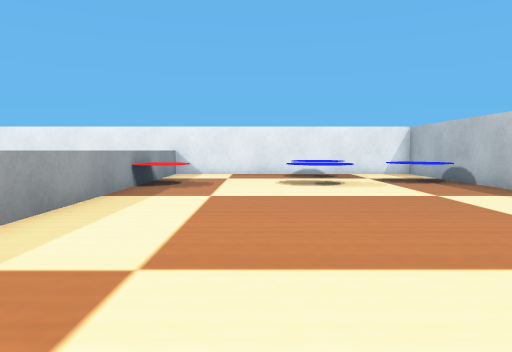
[1] (above)

18 first-person views from a walk through a Webots world. The camera is 0.05 m above the floor, tilts 4° down and sees 70° across. The floor is counted in squares, 0.05 m on a side. Each view is taken from the middle of a square. On the plan, view 1 faces up. The plan holds only what a view shows up to about 13 squares ahead; the rest is blank. The robots in the file are not drawn. Webots' stock objects and surfaces are drawn as simple stand-ins.

[2]
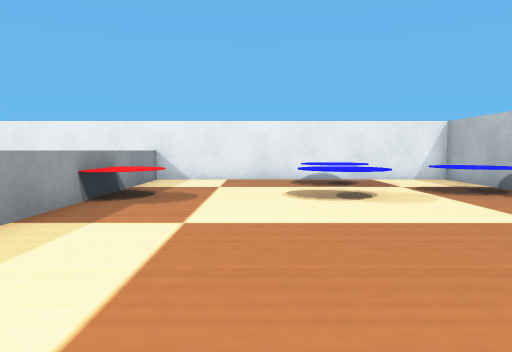

[3]
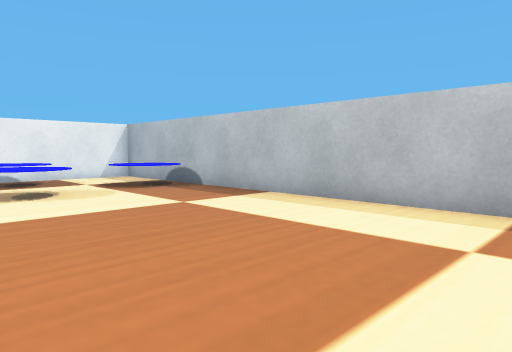

[4]
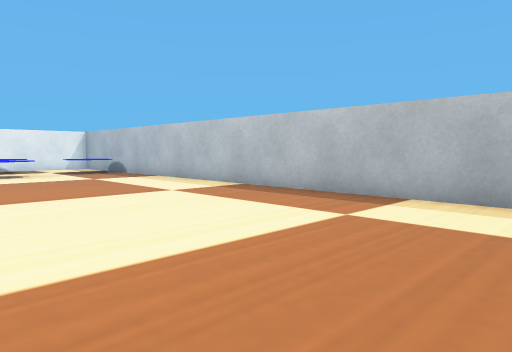

[5]
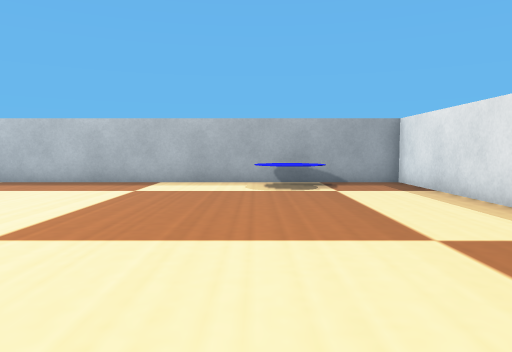

[6]
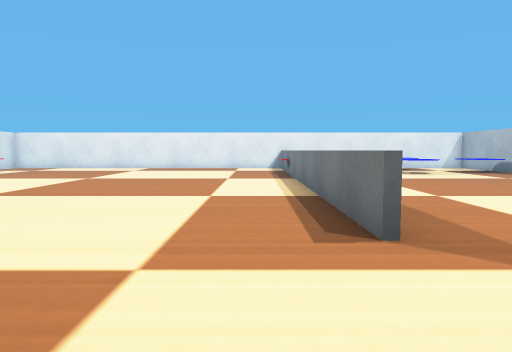

[7]
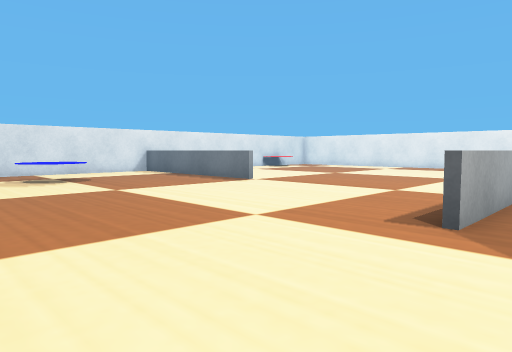

[8]
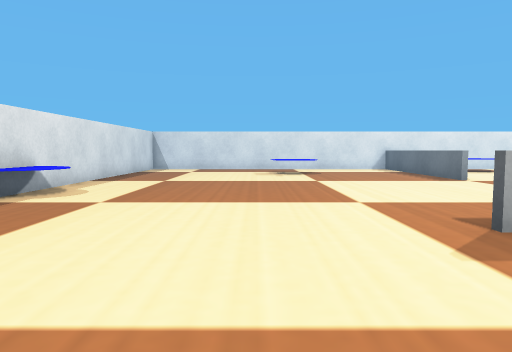

[9]
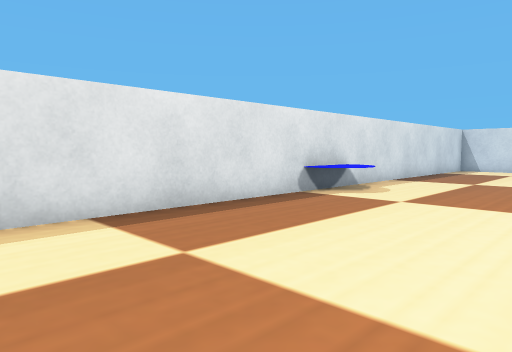

[10]
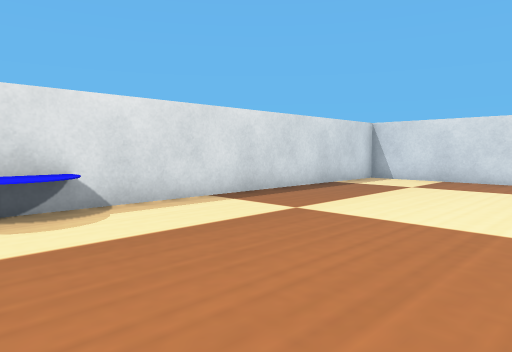

[11]
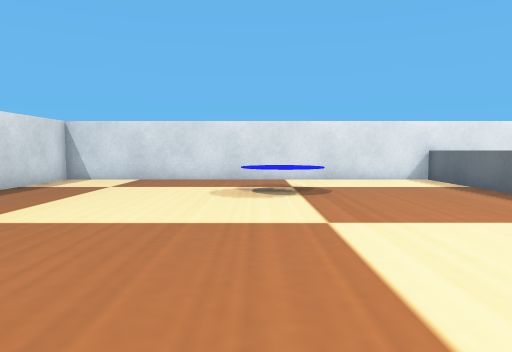

[12]
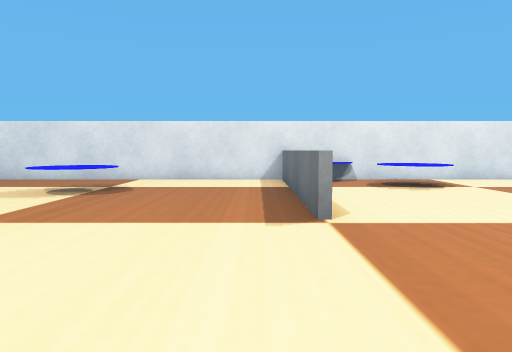

[13]
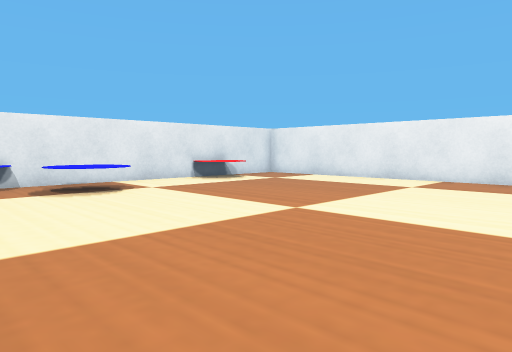

[14]
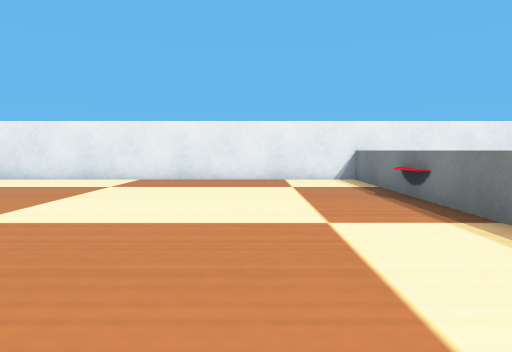

[15]
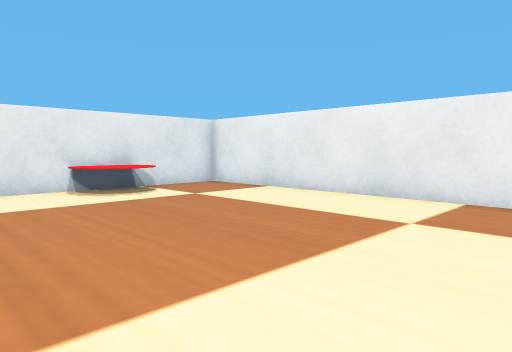

[16]
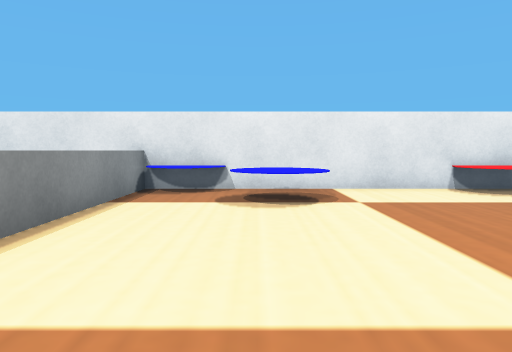

[17]
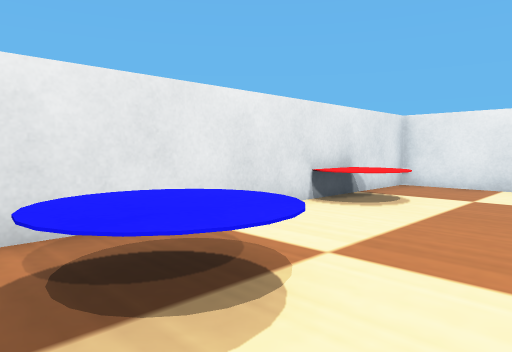

[18]
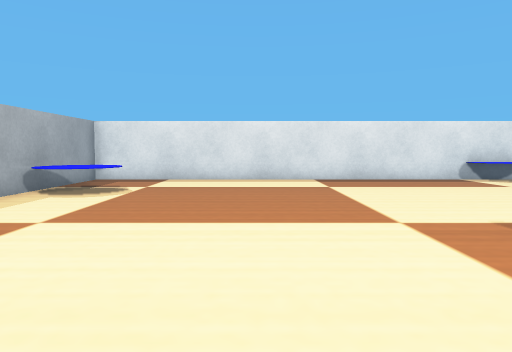

### Floor plan
Points are (right, up) in squares from view 1. A wall is a line through its corners. A room is listed if a view was taken in it or the views show most of it. See-through windows are left out.
Room 1 (views 1, 2, 3, 4, 7, 8, 9, 18)
walls: (-4.5, -9.5) (6.5, -9.5) (6.5, 15.5) (-4, 15.5)
low walls: (-3.4, 2) (-3.4, -1); (-3.4, 9.5) (-3.4, 4.7); (-3.4, 15.5) (-3.4, 12.4)
ways out: opening at (-3.5, 1.5) to room 2
objects: red cylinder (-4, 10) to (-2, 12); blue cylinder (1, 10) to (3, 12); blue cylinder (2, 13) to (3, 15); blue cylinder (4, -7) to (6, -5); blue cylinder (4, 11) to (6, 13)
Room 2 (views 5, 6, 10, 11, 12, 13, 14, 15, 16, 17)
walls: (-18.5, 3.6) (-18.5, -9.5) (-8.4, -9.5); (-6.5, -9.5) (-4.5, -9.5); (-4, 15.5) (-18.5, 15.5) (-18.5, 5.4)
low walls: (-11.2, 2.9) (-18.5, 2.9); (-18.5, 3.1) (-13, 3.1); (-3.6, -1) (-3.6, 10.5); (-3.6, 12.4) (-3.6, 15.5)
ways out: opening at (-3.5, 1.5) to room 1
objects: blue cylinder (-19, 4) to (-17, 5); red cylinder (-19, 11) to (-17, 13); blue cylinder (-17, 6) to (-15, 7); blue cylinder (-16, -3) to (-14, -1); blue cylinder (-8, -10) to (-6, -8)

Where each view was taken, in squares from view 1:
view 1: 0 up, 0 right, facing up
view 2: 3 up, 0 right, facing up
view 3: 2 up, 0 right, facing up-right
view 4: 5 down, 1 left, facing up-right
view 5: 5 down, 5 left, facing right
view 6: 5 down, 5 left, facing up
view 7: 6 down, 2 left, facing up-left
view 8: 4 down, 1 right, facing left
view 9: 4 down, 1 right, facing down-left
view 10: 3 down, 6 left, facing down-left
view 11: 3 down, 6 left, facing left
view 12: 2 up, 6 left, facing left
view 13: 3 up, 7 left, facing up-left
view 14: 3 up, 7 left, facing up
view 15: 8 up, 9 left, facing up-left
view 16: 6 up, 9 left, facing left
view 17: 5 up, 14 left, facing up-left
view 18: 3 up, 1 right, facing down
